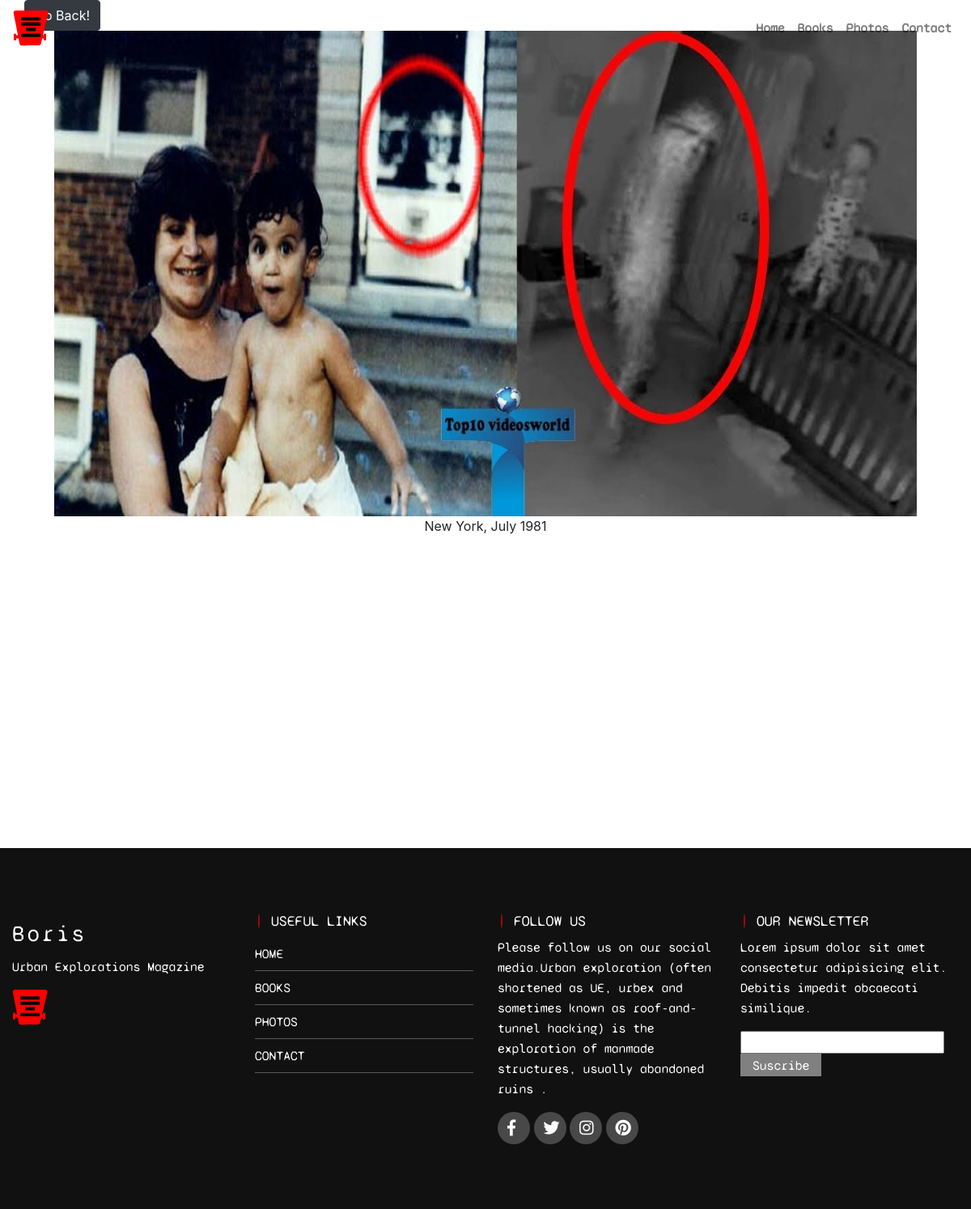
Page /view/10/ on the committed database.
### Photosapp/models.py (models this page shows, shortened)
class fotoModel(models.Model):
    title = models.CharField(max_length=50)
    image = models.ImageField(upload_to="Photosapp")
    created = models.DateTimeField(auto_now_add=True)
    updated = models.DateTimeField(auto_now_add=True)
    class Meta:
        verbose_name = "fotoModel"
        verbose_name_plural = "fotoModel"

### homeapp/views.py (the view)
# urls.py: path("view/<str:pk>/", views.view, name="View"),
def view(request, pk):
    resuqueryfoto = fotoModel.objects.get(id=pk)
    return render(request, "homeapp/view.html", {"resuqueryfoto": resuqueryfoto})

### homeapp/templates/homeapp/view.html
{% extends 'homeapp/base.html' %}
{% load static %}
{% block content %}
<div class="container-fluid">
    <div class="row justify-content-center mx-auto">
        <div class="col-xl-12">
            <a href="{% url 'Photos' %}" class="btn btn-dark">Go Back!</a>
            <div class="vistahtml">
                <img class="mx-auto d-block" src="{{resuqueryfoto.image.url}}" alt="gato">
                <p class="text-center">{{resuqueryfoto.title}}</p>
            </div>
        </div>
    </div>
</div>
{% endblock %}

### homeapp/static/homeapp/css/styles.css (style rules this page uses)
* { margin: 0; padding: 0; }
body { background: url("/static/homeapp/img/background.jpg") no-repeat; }
.vistahtml img { height: 75vh; max-width: 100%; max-height: 100%; }

### rows in the picture
fotoModel: image (picture), title "New York, July 1981"
